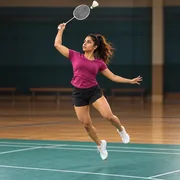
#> input picture assets/images/activities/badminton.webp, 180 x 180 px
$ python -i optimize.py   (imports and definitions only)
#> lines starting #> are read from the running program, lines starting #| are printed output that depends on the picture
#!/usr/bin/env python3
"""Turn generated activity photography into the "Log activity" tile assets the app ships.

Usage:  python3 scripts/activity-photos/optimize.py <source-dir>

Every source file must be named after an activity id in ACTIVITIES (src/data/fitness.ts):
walking.png, running.png, ... For each one it writes:
  assets/images/activities/<id>.webp   tile: square crop on the athlete, 180px (3x the 58pt sheet tile)
"""
import sys
from pathlib import Path

from PIL import Image

TILE = (180, 82)  # side, quality
# Square crop per source: centre x, centre y and side, all as fractions of the (square) source. Tighter
# where the athlete has room around them; full frame where the racket, bat or bike would be clipped.
TILE_CROP = {
    "walking": (0.48, 0.50, 0.88),
    "running": (0.55, 0.50, 0.90),
    "cycling": (0.50, 0.50, 1.00),
    "yoga": (0.50, 0.50, 0.86),
    "swimming": (0.52, 0.52, 0.86),
    "badminton": (0.50, 0.50, 1.00),
    "cricket": (0.50, 0.50, 1.00),
    "gym": (0.52, 0.50, 1.00),
}
ROOT = Path(__file__).resolve().parents[2]
TILES = ROOT / "assets" / "images" / "activities"


def tile(img: Image.Image, name: str, dest: Path) -> None:
    w, h = img.size
    cx, cy, frac = TILE_CROP[name]
    side = round(min(w, h) * frac)
    left = min(max(round(w * cx - side / 2), 0), w - side)
    top = min(max(round(h * cy - side / 2), 0), h - side)
    out = img.crop((left, top, left + side, top + side)).resize((TILE[0], TILE[0]), Image.LANCZOS)
    out.save(dest, "WEBP", quality=TILE[1], method=6)
    print(f"  {dest.relative_to(ROOT)} {out.size[0]}x{out.size[1]} ({dest.stat().st_size // 1024} KB)")


def main(src: Path) -> int:
    files = sorted(p for p in src.iterdir() if p.suffix.lower() in {".png", ".jpg", ".jpeg", ".webp"} and p.stem in TILE_CROP)
    if not files:
        print(f"no activity images ({', '.join(sorted(TILE_CROP))}) in {src}")
        return 1
    TILES.mkdir(parents=True, exist_ok=True)
    for f in files:
        print(f.name)
        tile(Image.open(f).convert("RGB"), f.stem, TILES / f"{f.stem}.webp")
    return 0


# [5 lines not run here, left out]

>>> import cv2
>>> picture = cv2.imread('../../assets/images/activities/badminton.webp', cv2.IMREAD_GRAYSCALE)
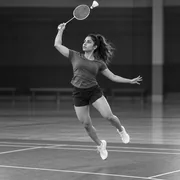
#> picture: shape (180, 180); min 0, max 254, mean 79.7
#> (the run stopped early here; a loop or call above may not have finished)

$ run again, on assets/images/activities/running.webp
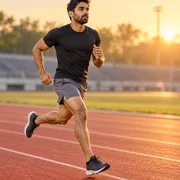
#> input picture assets/images/activities/running.webp, 180 x 180 px
#> `picture = cv2.imread('../../assets/images/activities/badminton.webp', ..`:
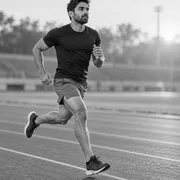
#> picture: shape (180, 180); min 1, max 254, mean 147.3

$ run again, on assets/images/activities/swimming.webp
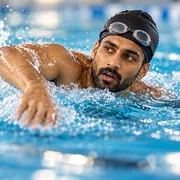
#> input picture assets/images/activities/swimming.webp, 180 x 180 px
#> `picture = cv2.imread('../../assets/images/activities/badminton.webp', ..`:
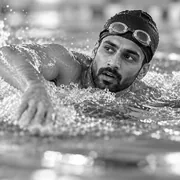
#> picture: shape (180, 180); min 0, max 255, mean 150.3

$ run again, on assets/images/activities/walking.webp
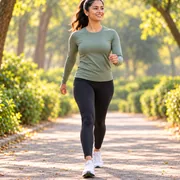
#> input picture assets/images/activities/walking.webp, 180 x 180 px
#> `picture = cv2.imread('../../assets/images/activities/badminton.webp', ..`:
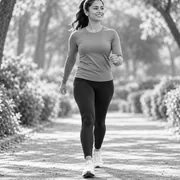
#> picture: shape (180, 180); min 0, max 254, mean 161.8
